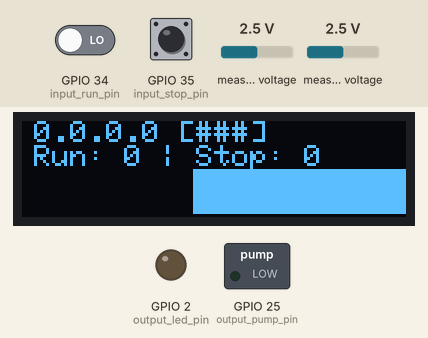
Simulated run of this sketch. Board: ESP32. Parts: 128×32 one-colour display, switched loads named in the sketch (green lamp = pin HIGH), output pins drawn as LEDs (lit = HIGH). Dashed ring = blinking. Inputs (shaded band) come from the test bench; at power-on: GPIO 34 (input_run_pin) LOW, measured voltage 2.5 V, GPIO 35 (input_stop_pin) LOW. WiFi joins after 1.5 s; servers stay silent unless stated; the display library's start-up logo is not drawn; EEPROM starts erased.

Above: at 1.76 s.
2.3 s: GPIO 34 (input_run_pin) driven HIGH
At 2.52 s:
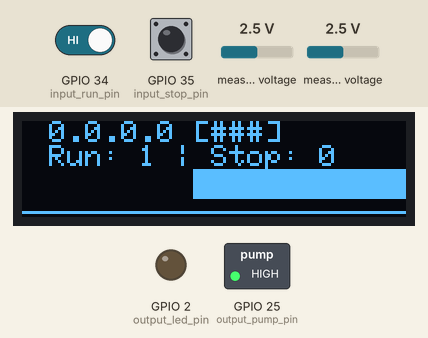
4.0 s: measured voltage (sensor 200) set to 4.4 V
At 6.61 s:
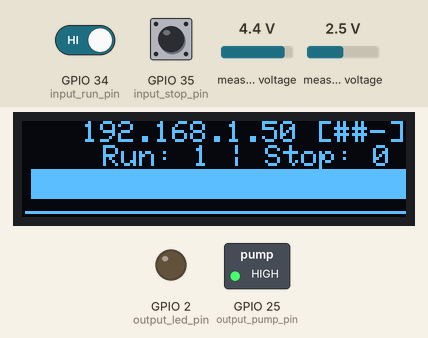
7.0 s: measured voltage (sensor 200) set to 4.7 V
At 7.84 s:
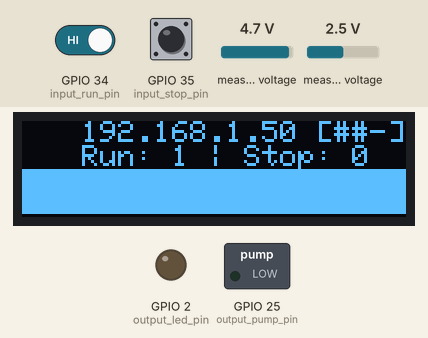
10.0 s: measured voltage (sensor 201) set to 0.1 V
At 10.8 s:
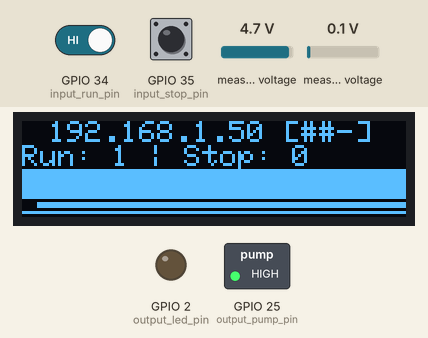
12.1 s: GPIO 35 (input_stop_pin) pulled HIGH for 1 s
At 12.78 s:
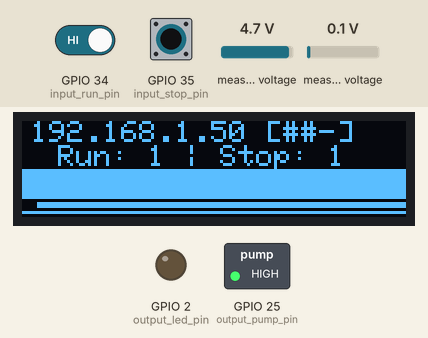
13.7 s: measured voltage (sensor 200) set to 0.1 V
At 13.83 s:
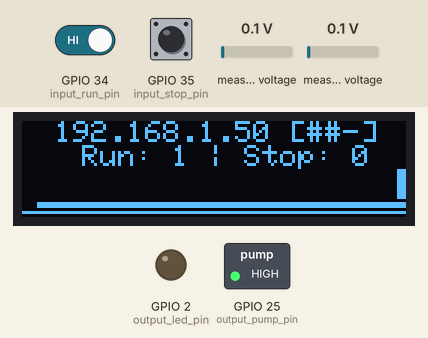
Timing chart, 0 to 16.2 s (numbered marks = the images above; inputs shaded):
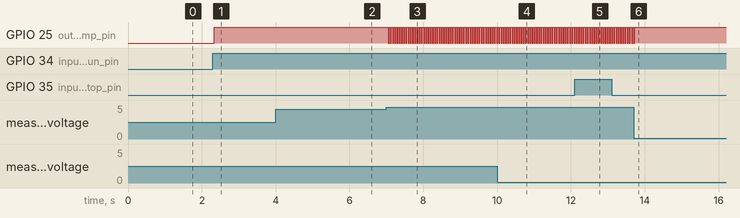

The sketch:

ESP32.ino
```cpp
#include <Wire.h>
#include <WiFi.h>
#include <AsyncTCP.h>
#include <ESPAsyncWebServer.h>
#include <Adafruit_GFX.h>
#include <Adafruit_SSD1306.h>
#include <Adafruit_ADS1X15.h>
#include <Preferences.h>
#include <ArduinoJson.h>
#include <ArduinoJson.hpp>

/////////
//CONST//
/////////
const long c_min_to_ms = 60000;
const float c_peak_peak_to_rms = 0.35355;
const long c_restart_interval_min = 180;
//////////
//CONFIG//
//////////
Preferences config;
String config_wifi_ssid = "";         const char* config_wifi_ssid_key = "wifi_ssid";
String config_wifi_pass = "";         const char* config_wifi_pass_key = "wifi_pass";
int config_water_level_max_mm = 900;  const char* config_water_level_max_mm_key = "w_l_max_mm";
int config_pump_begin_24hour = 9;     const char* config_pump_begin_24hour_key = "p_begin_24";
int config_pump_end_24hour = 17;      const char* config_pump_end_24hour_key = "p_end_24";
int config_pump_interval_min = 120;   const char* config_pump_interval_min_key = "p_itv_min";
int config_pump_duration_min = 10;    const char* config_pump_duration_min_key = "p_drt_min";

void _config_load() {
  config.begin("config", true);
  config_wifi_ssid = config.getString(config_wifi_ssid_key, "SUONG");
  config_wifi_pass = config.getString(config_wifi_pass_key, "11111111");
  config_water_level_max_mm = config.getInt(config_water_level_max_mm_key, 900);
  config_pump_begin_24hour = config.getInt(config_pump_begin_24hour_key, 9);
  config_pump_end_24hour = config.getInt(config_pump_end_24hour_key, 17);
  config_pump_interval_min = config.getInt(config_pump_interval_min_key, 120);
  config_pump_duration_min = config.getInt(config_pump_duration_min_key, 10);
  config.end();
}

void _config_save() {
  config_water_level_max_mm = constrain(config_water_level_max_mm, 600, 900);
  config_pump_begin_24hour = constrain(config_pump_begin_24hour, 8, 11);
  config_pump_end_24hour = constrain(config_pump_end_24hour, 13, 18);
  config_pump_interval_min = constrain(config_pump_interval_min, 60, 180);
  config_pump_duration_min = constrain(config_pump_duration_min, 10, 20);
  config.begin("config", false);
  config.putString(config_wifi_ssid_key, config_wifi_ssid);
  config.putString(config_wifi_pass_key, config_wifi_pass);
  config.putInt(config_water_level_max_mm_key, config_water_level_max_mm);
  config.putInt(config_pump_begin_24hour_key, config_pump_begin_24hour);
  config.putInt(config_pump_end_24hour_key, config_pump_end_24hour);
  config.putInt(config_pump_interval_min_key, config_pump_interval_min);
  config.putInt(config_pump_duration_min_key, config_pump_duration_min);
  config.end();
}

/////////
//STATE//
/////////
Preferences state;
uint64_t state_pump_tick_last = 0;

void _state_load() {
  state.begin("state", true);
  state_pump_tick_last = config.getULong64("state_pump_tick_last", 0);
  config.end();
}

void _state_save() {
  config.begin("config", false);
  config.putLong("state_pump_tick_last", state_pump_tick_last);
  config.end();
}
//////////
//SCREEN//
//////////
#define SCREEN_WIDTH 128
#define SCREEN_HEIGHT 32
const byte screen_address = 0x3C;
Adafruit_SSD1306 screen(SCREEN_WIDTH, SCREEN_HEIGHT, &Wire, -1);
unsigned long screen_update_last_ms = 0;
const int screen_update_interval_ms = 20;
///////////////
//SCREEN-VIEW//
///////////////
float screen_view_wifi_x = 0;
float screen_view_wifi_x_v_pps = 10; // pixel per sec
float screen_view_button_x = 0;
float screen_view_button_x_v_pps = -10;
////////
//WIFI//
////////
unsigned long wifi_retry_time_ms = 0;
const int wifi_time_retry_interval = 5000;
/////////
//INPUT//
/////////
const int input_run_pin = 34;
const int input_stop_pin = 35;
bool input_run = false;
bool input_stop = false;
Adafruit_ADS1115 input_adc;
float input_adc_voltage[] = {0, 0, 0, 0};
//////////
//OUTPUT//
//////////
const int output_led_pin = 2;
const int output_pump_pin = 25;
////////
//PUMP//
////////
unsigned long pump_begin_ms = 0;
unsigned long pump_time_remain_ms = 0;
float pump_sensor_offset_v = 0;
float pump_sensor_factor = 20;
unsigned long pump_sensor_cycle_begin_ms = 0;
float pump_sensor_peak_l_amp = 0;
float pump_sensor_peak_h_amp = 0;
float pump_current_amp = 0;
float pump_water_sensor_factor = 1000;
float pump_water_level_mm = 0;
//////////
//SERVER//
//////////
AsyncWebServer server(80);
bool server_begin_done = false;
String server_receive = "";

const char index_html[] PROGMEM = R"rawliteral(
<!DOCTYPE HTML><html>
<head>
  <title>ESP Web Server</title>
  <meta name="viewport" content="width=device-width, initial-scale=1">
  <link rel="icon" href="data:,">
  <style>
    html {font-family: Arial; display: inline-block; text-align: center;}
    h2 {font-size: 1.5rem;}
    p {font-size: 1.5rem;}
    input {font-size: 1.5rem;}
    button {font-size: 1.5rem;}
    body {max-width: 600px; margin:0px auto; padding-bottom: 25px;}
  </style>
</head>
<body>
  <h2>Home Water</h2>
  <p>
    <span>Water Level</span>
    <span id="water_level">--</span>
    <span>mm</span>
  </p>
  <p>
    <span>Pump Current</span>
    <span id="pump_current">--</span>
    <span>amp</span>
  </p>
  <p>
    <span>Pump Time Remain</span>
    <span id="pump_time_remain">--</span>
    <span>sec</span>
  </p>
  <h2>Configuration <button onclick="dataSet()">Save</button></h2>
  <p>
    <span>Water Level Max</span>
    <input type="number" id="cf_water_level_max" style="width: 4ch" onfocus="cf_focus(this)">
    <span><sup>mm</sup>
  </p>
  <p>
    <span>Pump from</span>
    <input type="number" id="cf_pump_begin" style="width: 3ch" onfocus="cf_focus(this)">
    <span><sup>h</sup> to</span>
    <input type="number" id="cf_pump_end" style="width: 3ch" onfocus="cf_focus(this)">
    <span><sup>h</sup> each</span>
    <input type="number" id="cf_pump_interval" style="width: 4ch" onfocus="cf_focus(this)">
    <span><sup>min</sup> for</span>
    <input type="number" id="cf_pump_duration" style="width: 3ch" onfocus="cf_focus(this)">
    <span><sup>min</sup>
  </p>
<script>
cf = {
  'cf_water_level_max': false,
  'cf_pump_begin': false,
  'cf_pump_end': false,
  'cf_pump_interval': false,
  'cf_pump_duration': false,
}
function cf_focus(field) {
  cf[field.id] = true;
}
function cf_reset() {
  for (let k in cf) {
    cf[k] = false;
  }
}
function dataGet() {
  fetch('/api/data')
    .then(response => response.json())
    .then(data => {
      document.getElementById('water_level').innerText = data.water_level;
      document.getElementById('pump_current').innerText = data.pump_current.toFixed(3);
      document.getElementById('pump_time_remain').innerText = (data.pump_time_remain*1e-3).toFixed(0);
      for (let k in cf) {
        if (!cf[k]) {
          document.getElementById(k).value = data[k];
        }
      }
    });
}
setInterval(dataGet, 500);
function dataSet() {
  data = {
    cf_water_level_max: parseInt(document.getElementById('cf_water_level_max').value),
    cf_pump_begin: parseInt(document.getElementById('cf_pump_begin').value),
    cf_pump_end: parseInt(document.getElementById('cf_pump_end').value),
    cf_pump_interval: parseInt(document.getElementById('cf_pump_interval').value),
    cf_pump_duration: parseInt(document.getElementById('cf_pump_duration').value)
  }
  fetch('/api/data', {
    method: 'POST',
    headers: { 'Content-Type': 'application/json' },
    body: JSON.stringify(data)
  })
    .then(response => response.json())
    .then(data => cf_reset())
    .catch(error => console.error('Error:', error));
}
</script>
</body>
</html>
)rawliteral";

String _server_data_json_get() {
  JsonDocument doc;
  doc["water_level"] = round(pump_water_level_mm);
  doc["pump_current"] = pump_current_amp;
  doc["pump_time_remain"] = pump_time_remain_ms;
  doc["cf_water_level_max"] = config_water_level_max_mm;
  doc["cf_pump_begin"] = config_pump_begin_24hour;
  doc["cf_pump_end"] = config_pump_end_24hour;
  doc["cf_pump_interval"] = config_pump_interval_min;
  doc["cf_pump_duration"] = config_pump_duration_min;
  String result;
  serializeJson(doc, result);
  return result;
}

void _server_begin() {
  if (server_begin_done) {
    return;
  }
  server.on("/", HTTP_GET, [](AsyncWebServerRequest *request) {
    request->send(200, "text/html", index_html);
  });
  server.on("/api/data", HTTP_GET, [](AsyncWebServerRequest *request) {
    request->send_P(200, "application/json", _server_data_json_get().c_str());
  });
  server.on("/api/data", HTTP_POST,
    [](AsyncWebServerRequest *request) {
      request->send(200, "text/plain", "POST request received");
    },
    NULL,
    [](AsyncWebServerRequest *request, uint8_t *data, size_t len, size_t index, size_t total) {
      if (index == 0) {
        server_receive = "";
      }
      for (size_t i = 0; i < len; i++) {
        server_receive += (char)data[i];
      }
      if (index + len == total) {
        JsonDocument doc;
        DeserializationError error = deserializeJson(doc, server_receive);
        if (!error) {
          const char* status = doc["status"];
          //
          if (doc["cf_water_level_max"].is<int>()) { config_water_level_max_mm = doc["cf_water_level_max"]; }
          if (doc["cf_pump_begin"].is<int>()) { config_pump_begin_24hour = doc["cf_pump_begin"]; }
          if (doc["cf_pump_end"].is<int>()) { config_pump_end_24hour = doc["cf_pump_end"]; }
          if (doc["cf_pump_interval"].is<int>()) { config_pump_interval_min = doc["cf_pump_interval"]; }
          if (doc["cf_pump_duration"].is<int>()) { config_pump_duration_min = doc["cf_pump_duration"]; }
          _config_save();
          //
          request->send(200, "application/json", "{\"success\":true}");
        } else {
          request->send(400, "text/plain", "Invalid JSON");
        }
      }
    }
  );
  server.begin();
  server_begin_done = true;
}
/////////////////
//PROCESS-SETUP//
/////////////////
void _setup_input_output() {
  // INPUT
  pinMode(input_run_pin, INPUT);
  pinMode(input_stop_pin, INPUT);
  // OUTPUT
  pinMode(output_led_pin, OUTPUT);
  pinMode(output_pump_pin, OUTPUT);
  digitalWrite(output_led_pin, LOW);
  digitalWrite(output_pump_pin, LOW);
}

void _setup_i2c() {
  screen.begin(SSD1306_SWITCHCAPVCC, screen_address);
  input_adc.begin();
}

void setup() {
  Serial.begin(115200);
  _setup_input_output();
  _setup_i2c();
  _config_load();
  delay(1000);
  screen.ssd1306_command(SSD1306_SETCONTRAST);
  screen.ssd1306_command(128);
  screen.display();
}

////////////////
//PROCESS-LOOP//
////////////////
bool _timeout(unsigned long &last_ms, unsigned long duration_ms, bool record) {
  unsigned long current_ms = millis();
  if (current_ms - last_ms >= duration_ms) {
    if (record) {
      last_ms = current_ms;
    }
    return true;
  }
  return false;
}

void _loop_input() {
  input_run = digitalRead(input_run_pin);
  input_stop = digitalRead(input_stop_pin);
  for (int i = 0; i < 2; i++) {
    int16_t adc = input_adc.readADC_SingleEnded(i);
    input_adc_voltage[i] = input_adc.computeVolts(adc);
  }
}

String _get_wifi_signal_strength(int32_t rssi) {
  if (rssi <= -90) {
    return "[---]";
  } else if (rssi <= -70) {
    return "[#--]";
  } else if (rssi <= -50) {
    return "[##-]";
  } else {
    return "[###]";
  }
}

void _loop_wifi_connect() {
  if (WiFi.status() == WL_CONNECTED) {
    return;
  }
  if (!_timeout(wifi_retry_time_ms, wifi_time_retry_interval, true)) {
    return;
  }
  WiFi.disconnect();
  WiFi.begin(config_wifi_ssid, config_wifi_pass);
  _server_begin();
}

float _mapf(float x, float in_min, float in_max, float out_min, float out_max) {
  return (x - in_min) * (out_max - out_min) / (in_max - in_min) + out_min;
}

int _text_x_move(const String &str, float &x, float &v_pps, float dt) {
  int16_t x1, y1;
  uint16_t text_width, text_height;
  screen.getTextBounds(str, 0, 0, &x1, &y1, &text_width, &text_height);
  x += v_pps * dt;
  if (v_pps > 0) {
    if (x + text_width > SCREEN_WIDTH) {
      v_pps = -v_pps;
    }
  } else {
    if (x < 0) {
      v_pps = -v_pps;
    }
  }
  int rx = constrain(x, 0, SCREEN_WIDTH - text_width);
  return rx;
}

void _loop_screen_update() {
  if (!_timeout(screen_update_last_ms, screen_update_interval_ms, true)) {
    return;
  }
  unsigned long current_ms = millis();
  float dt = screen_update_interval_ms * 1e-3;
  screen.clearDisplay();
  screen.setTextSize(1);
  screen.setTextColor(SSD1306_WHITE);
  // WIFI
  int32_t rssi = WiFi.RSSI();
  String wifi_signal = WiFi.localIP().toString() + " " + _get_wifi_signal_strength(rssi);
  int wifi_x = _text_x_move(wifi_signal, screen_view_wifi_x, screen_view_wifi_x_v_pps, dt);
  screen.setCursor(wifi_x, 0);
  screen.println(wifi_signal);
  // BUTTON
  String button_state = "Run: " + String(input_run) + " | Stop: " + String(input_stop);
  int button_x = _text_x_move(button_state, screen_view_button_x, screen_view_button_x_v_pps, dt);
  screen.setCursor(button_x, 8);
  screen.println(button_state);
  // PUMP
  bool pump = digitalRead(output_pump_pin);
  int width = pump ? 10 : 15;
  int water_level = round(_mapf(pump_water_level_mm, 0, config_water_level_max_mm, 0, 128));
  screen.fillRect(128-water_level, 16, water_level, width, SSD1306_WHITE);
  if (pump) {
    int pump_current = round(_mapf(pump_current_amp, 0, pump_sensor_factor*c_peak_peak_to_rms, 0, 128));
    screen.fillRect(128-pump_current, 27, pump_current, 2, SSD1306_WHITE);
    unsigned long pump_duration_ms = config_pump_duration_min * c_min_to_ms;
    int pump_time_remain = round(_mapf(pump_time_remain_ms, 0, pump_duration_ms, 0, 128));
    screen.fillRect(128-pump_time_remain, 30, pump_time_remain, 1, SSD1306_WHITE);
  }
  //
  screen.display();
}

void _loop_pump() {
  unsigned long current_ms = millis();
  // Water level
  pump_water_level_mm = _mapf(input_adc_voltage[0], 0, 5, 0, pump_water_sensor_factor);
  // Pump amp
  float amp = _mapf(input_adc_voltage[1] + pump_sensor_offset_v, 0, 5, -pump_sensor_factor, pump_sensor_factor);
  if (!_timeout(pump_sensor_cycle_begin_ms, 500, true)) {
    if (amp < pump_sensor_peak_l_amp) {
      pump_sensor_peak_l_amp = amp;
    }
    if (amp > pump_sensor_peak_h_amp) {
      pump_sensor_peak_h_amp = amp;
    }
  } else {
    float peak_to_peak = pump_sensor_peak_h_amp - pump_sensor_peak_l_amp;
    pump_current_amp = peak_to_peak * c_peak_peak_to_rms;
    pump_sensor_peak_l_amp = 0;
    pump_sensor_peak_h_amp = 0;
  }
  // Pump action
  bool pump = digitalRead(output_pump_pin);
  if (pump) {
    unsigned long pump_duration_ms = config_pump_duration_min * c_min_to_ms;
    pump_time_remain_ms = constrain(pump_duration_ms - (current_ms - pump_begin_ms), 0, pump_duration_ms);
    if (input_stop || _timeout(pump_begin_ms, pump_duration_ms, false) || pump_water_level_mm > config_water_level_max_mm) {
      digitalWrite(output_pump_pin, LOW);
    }
  } else {
    if (input_run) {
      digitalWrite(output_pump_pin, HIGH);
      pump_begin_ms = current_ms;
    }
  }
}

void loop() {
  if (millis() >= c_restart_interval_min * c_min_to_ms) {
    ESP.restart();
    return;
  }
  _loop_input();
  _loop_wifi_connect();
  _loop_screen_update();
  _loop_pump();
}
```

Measured:
- the behaviour switches between 4.5 and 4.6 V on measured voltage (sensor 200) (found by bisection; images 2 and 3)
- after the input at 2.3 s, GPIO 25 (output_pump_pin): LOW → HIGH at once
- after the input at 7.0 s, GPIO 25 (output_pump_pin): alternates HIGH for 0.03 s and LOW for 0.03 s, starting after 0.05 s
- after the input at 13.7 s, GPIO 25 (output_pump_pin): goes on until 13.7 s, then stays HIGH
